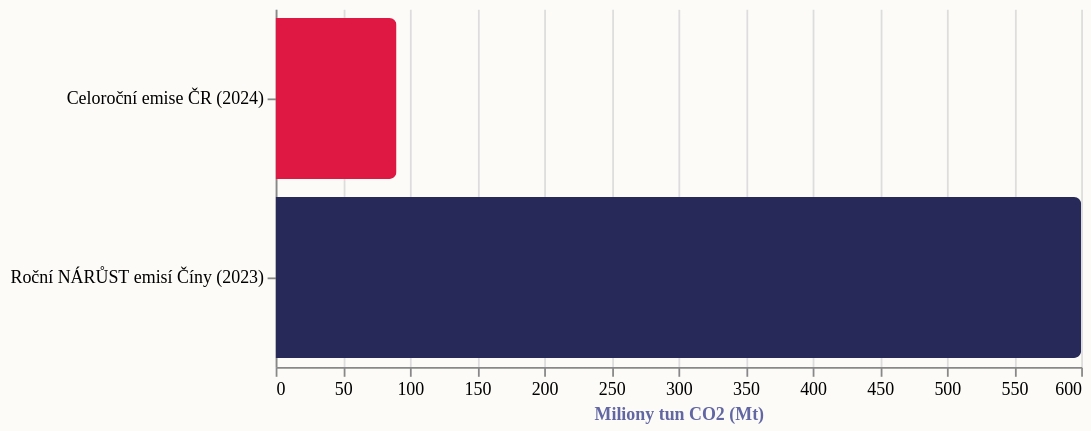

Here is the Vega-Lite specification saved for this chart:
### Vega-Lite specification from a JSON file in a GitHub repository (floating-point values rounded to 4 significant figures)
{"_source": "Zdroj: EDGAR Database 2025 / Fakta o klimatu", "$schema": "https://vega.github.io/schema/vega-lite/v5.json", "description": "Měřítko věcí: Roční emise ČR vs. roční nárůst Číny", "width": 450, "height": 200, "autosize": {"type": "pad", "resize": true}, "background": "#fdfbf7", "data": {"values": [{"cat": "Celoroční emise ČR (2024)", "val": 90, "color": "#de1743"}, {"cat": "Roční NÁRŮST emisí Číny (2023)", "val": 600, "color": "#272a59"}]}, "mark": {"type": "bar", "tooltip": true, "cornerRadiusEnd": 4}, "encoding": {"y": {"field": "cat", "type": "nominal", "title": null, "sort": "x"}, "x": {"field": "val", "type": "quantitative", "title": "Miliony tun CO2 (Mt)"}, "color": {"field": "color", "type": "nominal", "scale": null}}, "config": {"view": {"stroke": "transparent"}, "title": {"font": "Roboto Slab", "fontWeight": "bold", "fontSize": 13, "anchor": "start", "color": "#272a59", "subtitleFont": "Work Sans", "subtitleFontSize": 10, "subtitleColor": "#6267a3"}, "axis": {"labelFont": "Work Sans", "labelFontSize": 10, "titleFont": "Work Sans", "titleFontSize": 10, "titleColor": "#6267a3"}, "legend": {"labelFont": "Roboto Slab", "labelFontSize": 10, "titleFont": "Roboto Slab", "titleFontSize": 10}}}
